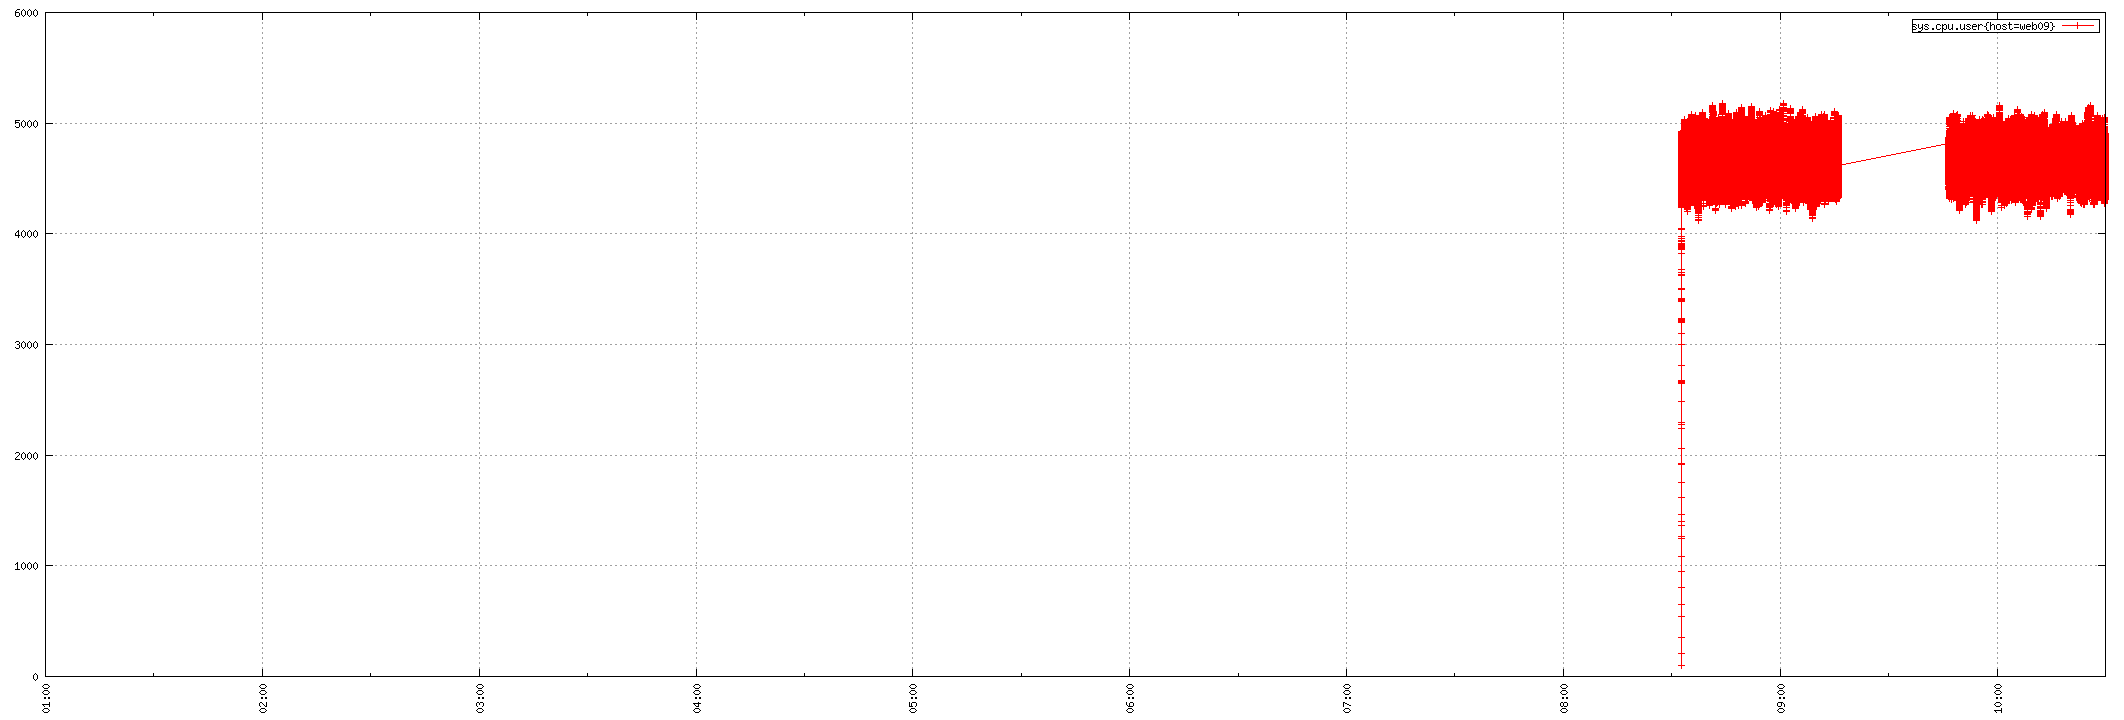

This chart was generated by the following gnuplot code:
set term png small size 2124,720
set xdata time
set timefmt "%s"
if (GPVAL_VERSION < 4.6) set xtics rotate; else set xtics rotate right
set output "${TMPDIR-'tmp'}/tsd/a615b380.png"
set xrange ["1673744400":"1673778600"]
set format x "%H:%M"
set grid
set style data linespoint
set key right box
set yrange [0:]
plot  "${TMPDIR-'tmp'}/tsd/a615b380_0.dat" using 1:2 title "sys.cpu.user{host=web09}"
